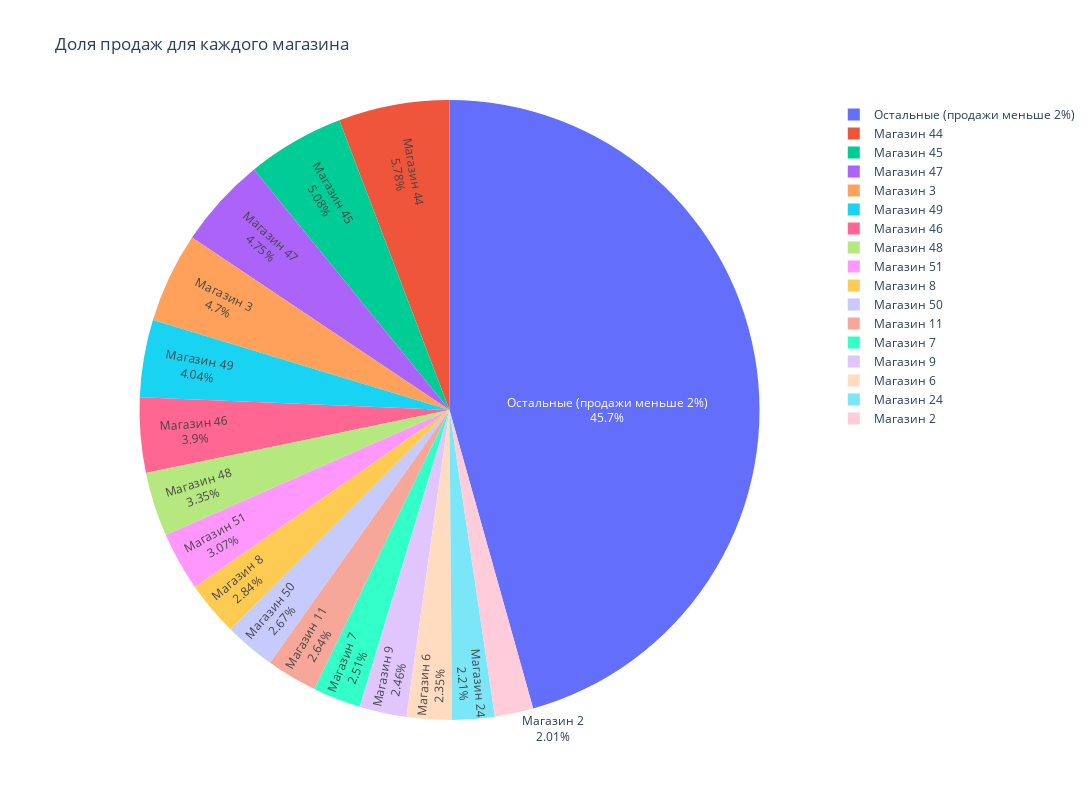

This figure's notebook cell:
### Code cell
# Возьмем магазины с объемом продаж меньше 2% от общего объема и посчитаем их суммарный процент
threshold = 0.02
filtered_values = stores_count[stores_count < threshold]
sum_filtered = filtered_values.sum()

# Возьмем магазины с объемом продаж больше 2% от общего объема
new_data = stores_count[stores_count >= threshold]

# Соберем все данные в датафрейм
new_data['Остальные (продажи меньше 2%)'] = sum_filtered
new_data = pd.DataFrame(new_data).reset_index()
new_data['store_nbr'] = new_data['store_nbr'].apply(lambda x: 'Магазин ' + str(x) if x!='Остальные (продажи меньше 2%)' else 'Остальные (продажи меньше 2%)')

# Нарисуем график
fig = go.Figure(data=[go.Pie(labels=new_data['store_nbr'], 
                             values=new_data['sales'], 
                             textinfo='label+percent',
                             insidetextorientation='radial',
                            )])

fig.update_layout(
    autosize=False,
    width=1400,
    height=800,
    title_text='Доля продаж для каждого магазина'
)

fig.show()

display(Image(filename='img/shop_sales.png', width=800))

### Figure 1 — Plotly figure (JSON) as saved in the notebook; plotly's stock layout.template omitted (floating-point values rounded to 4 significant figures)
{"data": [{"insidetextorientation": "radial", "labels": ["Магазин 2", "Магазин 3", "Магазин 6", "Магазин 7", "Магазин 8", "Магазин 9", "Магазин 11", "Магазин 24", "Магазин 44", "Магазин 45", "Магазин 46", "Магазин 47", "Магазин 48", "Магазин 49", "Магазин 50", "Магазин 51", "Остальные (продажи меньше 2%)"], "textinfo": "label+percent", "type": "pie", "values": [0.02008, 0.04702, 0.02346, 0.0251, 0.0284, 0.0246, 0.02638, 0.02214, 0.05783, 0.05076, 0.03902, 0.04745, 0.03347, 0.04044, 0.02669, 0.03065, 0.4565]}], "layout": {"autosize": false, "height": 800, "title": {"text": "Доля продаж для каждого магазина"}, "width": 1400}}
